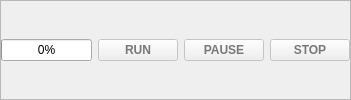
     <widget class="QFrame" name="frameProgress">
      <property name="frameShape">
       <enum>QFrame::StyledPanel</enum>
      </property>
      <property name="frameShadow">
       <enum>QFrame::Raised</enum>
      </property>
      <layout class="QHBoxLayout" name="horizontalLayout_2">
       <property name="leftMargin">
        <number>0</number>
       </property>
       <property name="topMargin">
        <number>0</number>
       </property>
       <property name="rightMargin">
        <number>0</number>
       </property>
       <property name="bottomMargin">
        <number>0</number>
       </property>
       <item>
        <widget class="QProgressBar" name="progressBar">
         <property name="value">
          <number>0</number>
         </property>
         <property name="alignment">
          <set>Qt::AlignCenter</set>
         </property>
        </widget>
       </item>
       <item>
        <widget class="QPushButton" name="pushRun">
         <property name="enabled">
          <bool>false</bool>
         </property>
         <property name="palette">
          <palette>
           <active>
            <colorrole role="ButtonText">
             <brush brushstyle="SolidPattern">
              <color alpha="255">
               <red>0</red>
               <green>128</green>
               <blue>128</blue>
              </color>
             </brush>
            </colorrole>
           </active>
           <inactive>
            <colorrole role="ButtonText">
             <brush brushstyle="SolidPattern">
              <color alpha="255">
               <red>0</red>
               <green>128</green>
               <blue>128</blue>
              </color>
             </brush>
            </colorrole>
           </inactive>
           <disabled>
            <colorrole role="ButtonText">
             <brush brushstyle="SolidPattern">
              <color alpha="255">
               <red>120</red>
               <green>120</green>
               <blue>120</blue>
              </color>
             </brush>
            </colorrole>
           </disabled>
          </palette>
         </property>
         <property name="font">
          <font>
           <pointsize>9</pointsize>
           <weight>75</weight>
           <bold>true</bold>
          </font>
         </property>
         <property name="text">
          <string>RUN</string>
         </property>
        </widget>
       </item>
       <item>
        <widget class="QPushButton" name="pushPauseResume">
         <property name="enabled">
          <bool>false</bool>
         </property>
         <property name="palette">
          <palette>
           <active>
            <colorrole role="ButtonText">
             <brush brushstyle="SolidPattern">
              <color alpha="255">
               <red>255</red>
               <green>170</green>
               <blue>0</blue>
              </color>
             </brush>
            </colorrole>
           </active>
           <inactive>
            <colorrole role="ButtonText">
             <brush brushstyle="SolidPattern">
              <color alpha="255">
               <red>255</red>
               <green>170</green>
               <blue>0</blue>
              </color>
             </brush>
            </colorrole>
           </inactive>
           <disabled>
            <colorrole role="ButtonText">
             <brush brushstyle="SolidPattern">
              <color alpha="255">
               <red>120</red>
               <green>120</green>
               <blue>120</blue>
              </color>
             </brush>
            </colorrole>
           </disabled>
          </palette>
         </property>
         <property name="font">
          <font>
           <pointsize>9</pointsize>
           <weight>75</weight>
           <bold>true</bold>
          </font>
         </property>
         <property name="text">
          <string>PAUSE</string>
         </property>
        </widget>
       </item>
       <item>
        <widget class="QPushButton" name="pushStop">
         <property name="enabled">
          <bool>false</bool>
         </property>
         <property name="palette">
          <palette>
           <active>
            <colorrole role="ButtonText">
             <brush brushstyle="SolidPattern">
              <color alpha="255">
               <red>255</red>
               <green>0</green>
               <blue>0</blue>
              </color>
             </brush>
            </colorrole>
           </active>
           <inactive>
            <colorrole role="ButtonText">
             <brush brushstyle="SolidPattern">
              <color alpha="255">
               <red>255</red>
               <green>0</green>
               <blue>0</blue>
              </color>
             </brush>
            </colorrole>
           </inactive>
           <disabled>
            <colorrole role="ButtonText">
             <brush brushstyle="SolidPattern">
              <color alpha="255">
               <red>120</red>
               <green>120</green>
               <blue>120</blue>
              </color>
             </brush>
            </colorrole>
           </disabled>
          </palette>
         </property>
         <property name="font">
          <font>
           <pointsize>9</pointsize>
           <weight>75</weight>
           <bold>true</bold>
          </font>
         </property>
         <property name="text">
          <string>STOP</string>
         </property>
        </widget>
       </item>
      </layout>
     </widget>
